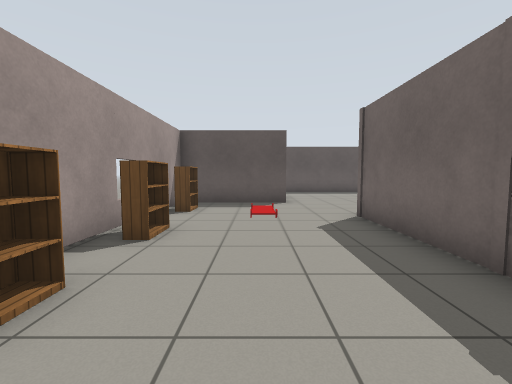
[1] (above)

24 first-person views from a walk through a world built for the Gazebo simulator. The camera is 1 m above the floor, tilts 4° down and sees 90° across. The floor is counted in squares, 1 m on a side. Each view is taken from the middle of a square. On the plan, view 1 faces up. The plan holds only what a view shows up to about 11 squares ahead; the rest is blank. Gazebo's built-in surfaces are drawn with simple patterns.

[2]
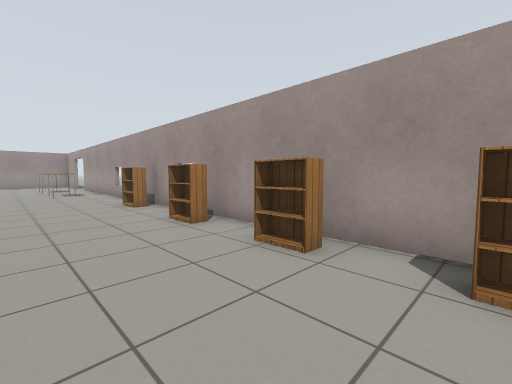

[3]
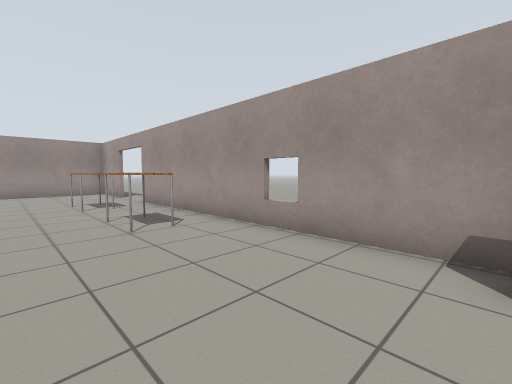

[4]
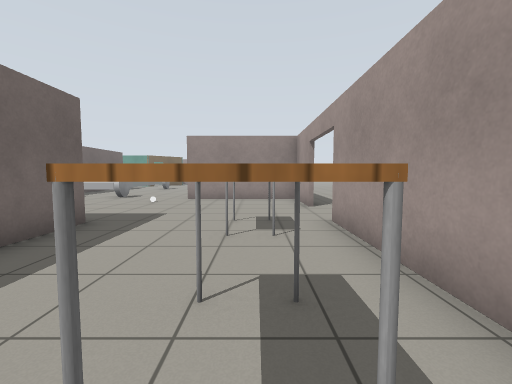

[5]
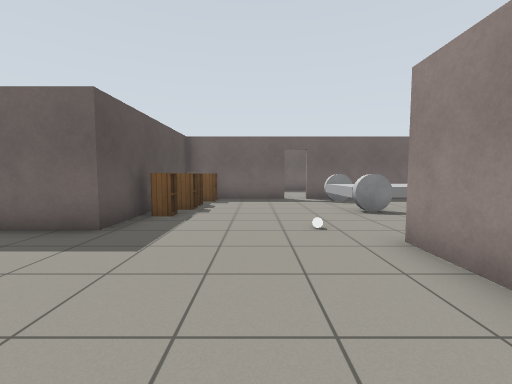

[6]
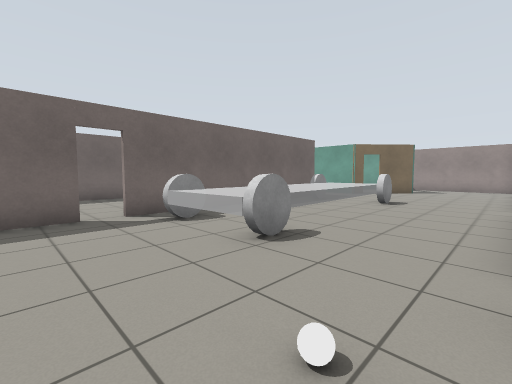

[7]
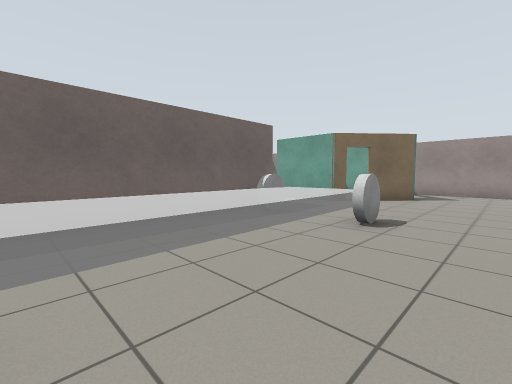

[8]
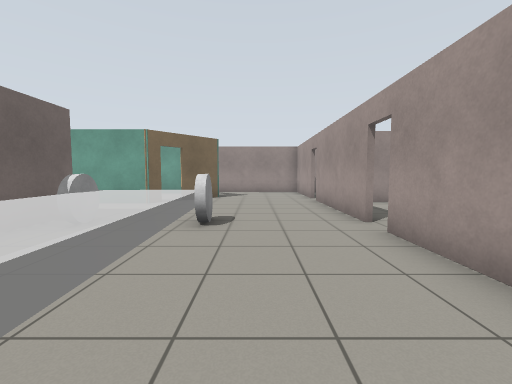

[9]
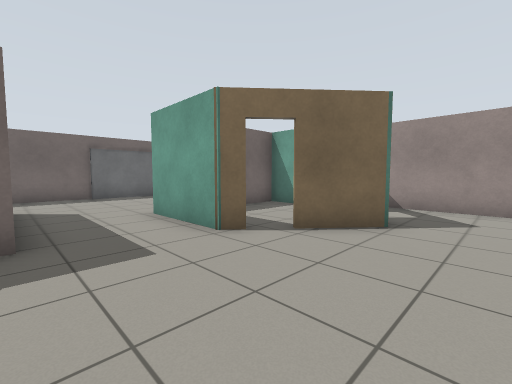

[10]
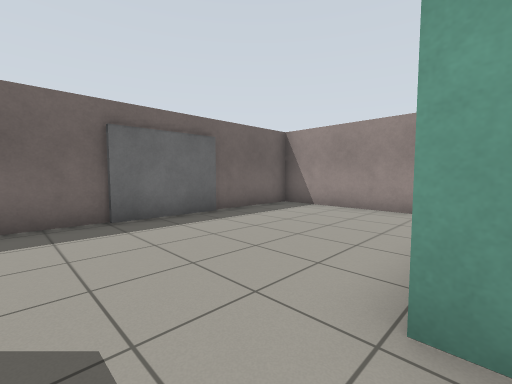

[11]
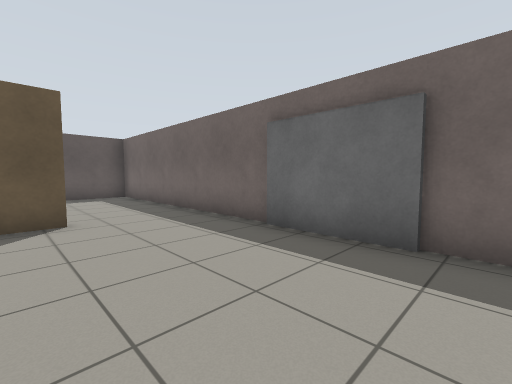

[12]
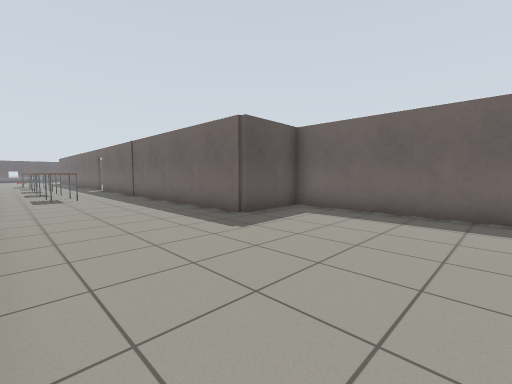

[13]
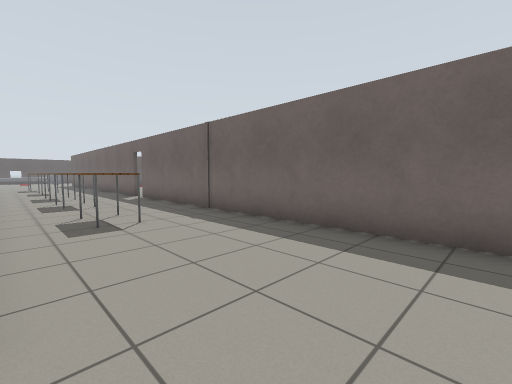

[14]
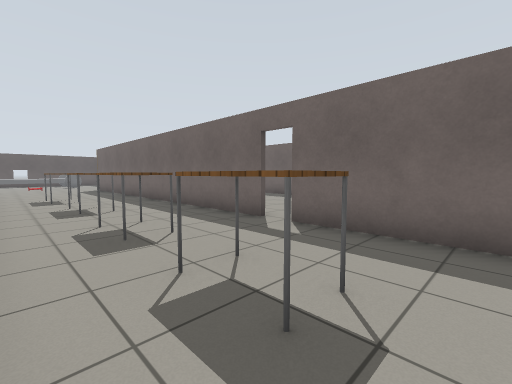

[15]
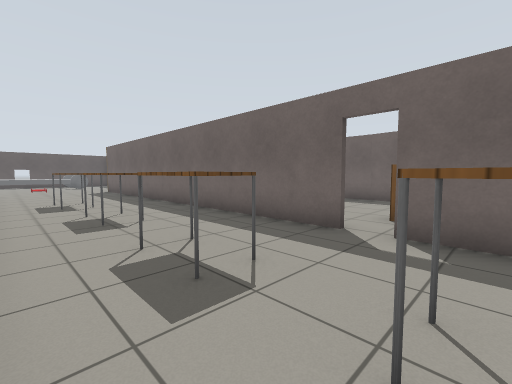

[16]
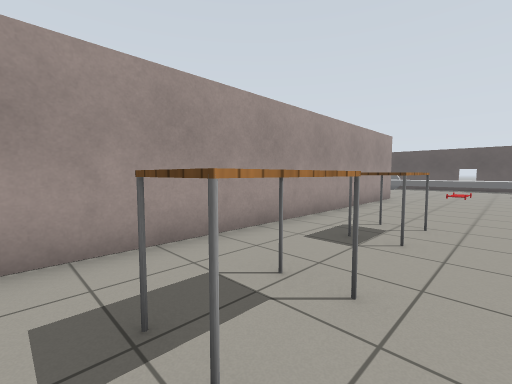

[17]
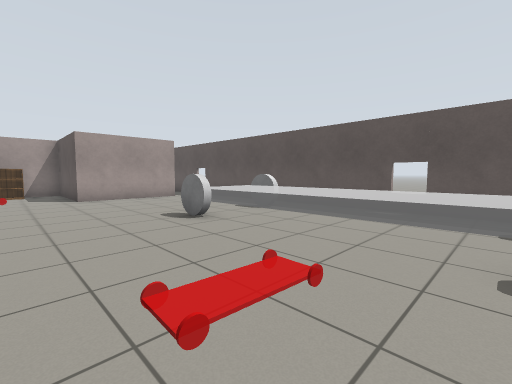

[18]
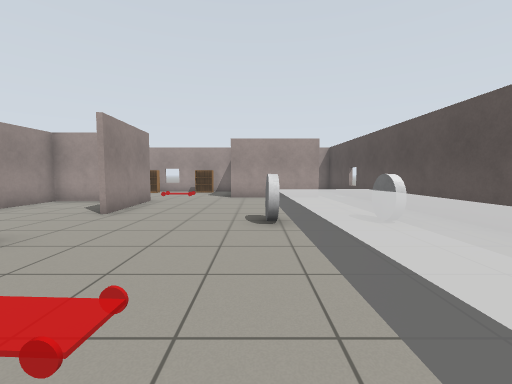

[19]
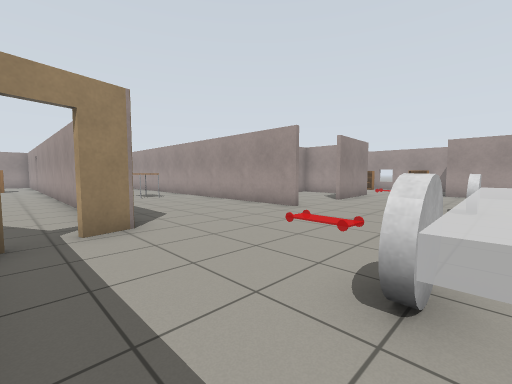

[20]
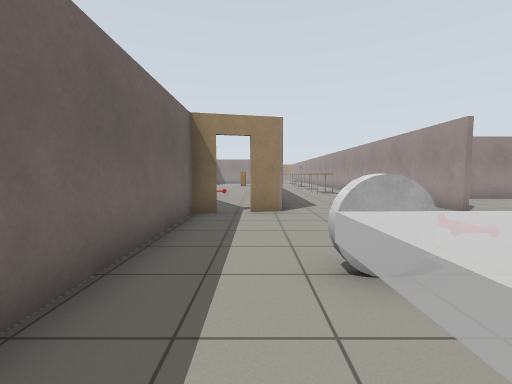

[21]
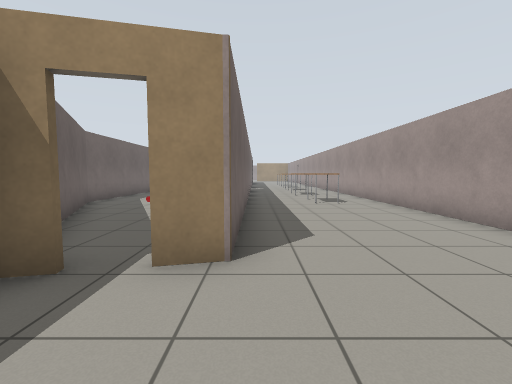

[22]
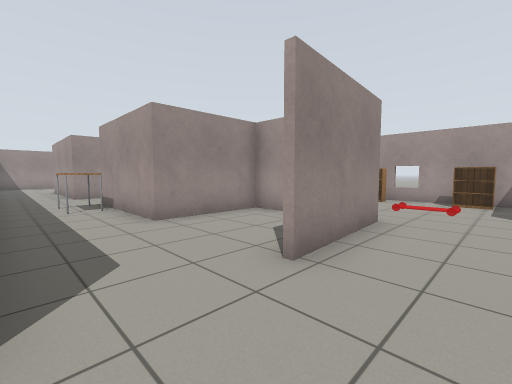

[23]
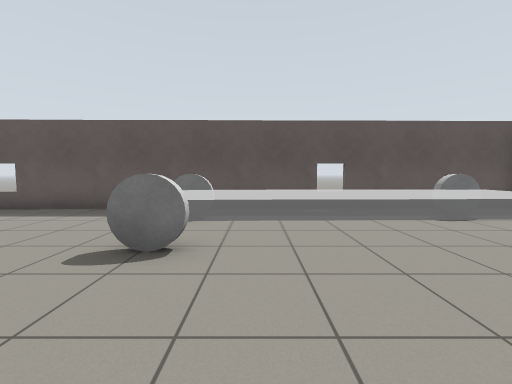

[24]
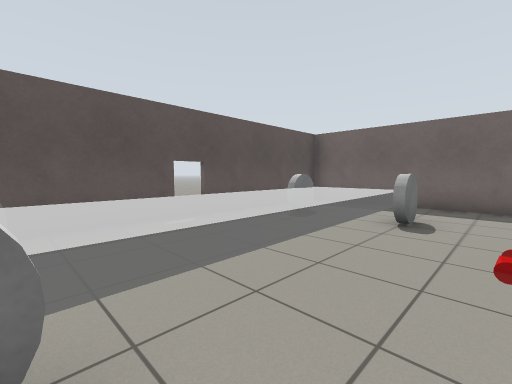

### Floor plan
Ten units are one square. View 1 is at (0, 0); x grows to the right and y downward. Boxes are objects, and circles mark ways between rooms. Rooms are numbered by the first view taken in them; rooms with no view inside come last. Other rooms are left out.
<svg viewBox="-35 -149 205 508">
<path fill="none" stroke="#000" d="M-26 168 -26 192 17 192M84 182 84 142 25 142 25 124M17 231 17 254M17 262 17 308M84 271 84 190M25 -24 25 -60M73 302 77 297 105 297M17 315 17 321M56 322 68 308M29 352 67 352M11 -89 -26 -89 -26 145M133 80 133 -61 142 -63M85 -64 85 51M150 -65 156 -66 156 -144 7 -142M25 -60 58 -63M129 271 119 271M11 -128 11 -89M159 296 159 210 134 212 133 87M117 353 159 354 159 321M26 -43 26 -26 57 -26"/>
<rect x="-25" y="35" width="10" height="20" fill="#bbb"><title>bookshelf</title></rect>
<rect x="-25" y="5" width="10" height="10" fill="#bbb"><title>bookshelf</title></rect>
<rect x="-25" y="-25" width="10" height="10" fill="#bbb"><title>bookshelf</title></rect>
<rect x="-25" y="-45" width="10" height="10" fill="#bbb"><title>bookshelf</title></rect>
<rect x="-25" y="-75" width="10" height="10" fill="#bbb"><title>bookshelf</title></rect>
<rect x="-15" y="125" width="10" height="20" fill="#bbb"><title>table</title></rect>
<rect x="-15" y="95" width="10" height="20" fill="#bbb"><title>table</title></rect>
<rect x="25" y="175" width="10" height="10" fill="#bbb"><title>white ball</title></rect>
<rect x="35" y="145" width="10" height="10" fill="#bbb"><title>cabinet</title></rect>
<rect x="45" y="255" width="10" height="20" fill="#bbb"><title>cart</title></rect>
<rect x="45" y="195" width="10" height="20" fill="#bbb"><title>cart</title></rect>
<rect x="45" y="145" width="10" height="10" fill="#bbb"><title>cabinet</title></rect>
<rect x="55" y="145" width="10" height="10" fill="#bbb"><title>cabinet</title></rect>
<rect x="65" y="255" width="20" height="10" fill="#bbb"><title>cart</title></rect>
<rect x="65" y="195" width="10" height="10" fill="#bbb"><title>cart</title></rect>
<rect x="75" y="145" width="10" height="10" fill="#bbb"><title>cabinet</title></rect>
<rect x="55" y="-115" width="20" height="20" fill="#bbb"><title>cart</title></rect>
<rect x="55" y="-135" width="20" height="10" fill="#bbb"><title>cart</title></rect>
<rect x="95" y="125" width="20" height="20" fill="#bbb"><title>table</title></rect>
<rect x="95" y="95" width="20" height="20" fill="#bbb"><title>table</title></rect>
<rect x="95" y="-5" width="20" height="20" fill="#bbb"><title>table</title></rect>
<rect x="105" y="65" width="10" height="20" fill="#bbb"><title>table</title></rect>
<rect x="105" y="25" width="10" height="20" fill="#bbb"><title>table</title></rect>
<rect x="115" y="-115" width="20" height="10" fill="#bbb"><title>cart</title></rect>
<rect x="115" y="-135" width="20" height="10" fill="#bbb"><title>cart</title></rect>
<rect x="155" y="305" width="10" height="10" fill="#bbb"><title>door leaf</title></rect>
<circle cx="105" cy="285" r="3" fill="#2a7"/>
<circle cx="15" cy="-75" r="3" fill="#2a7"/>
<circle cx="83" cy="187" r="3" fill="#2a7"/>
<circle cx="65" cy="-60" r="3" fill="#2a7"/>
<text x="20" y="140">1</text>
<text x="100" y="70">2</text>
<text x="50" y="-40">3</text>
</svg>
Room 1 opens to room 2. Room 2 opens to room 3.

Where each view was taken, in squares from view 1:
view 1: 0 up, 0 right, facing up
view 2: 4 up, 1 right, facing down-left
view 3: 5 down, 1 right, facing down-left
view 4: 9 down, 1 left, facing down
view 5: 17 down, 2 left, facing right
view 6: 17 down, 2 right, facing down-right
view 7: 21 down, 3 right, facing down-right
view 8: 21 down, 4 right, facing down
view 9: 27 down, 4 right, facing down-right
view 10: 28 down, 10 right, facing down-right
view 11: 33 down, 12 right, facing up-right
view 12: 26 down, 9 right, facing up-right
view 13: 20 down, 9 right, facing up-right
view 14: 12 down, 9 right, facing up-right
view 15: 10 down, 9 right, facing up-right
view 16: 5 down, 12 right, facing up-left
view 17: 7 up, 12 right, facing up-left
view 18: 10 up, 12 right, facing left
view 19: 11 up, 15 right, facing down-left
view 20: 13 up, 14 right, facing down
view 21: 9 up, 13 right, facing down
view 22: 8 up, 8 right, facing down-left
view 23: 7 up, 8 right, facing up
view 24: 9 up, 7 right, facing up-right
